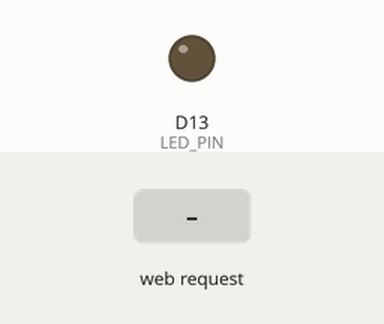
Simulated run of this sketch. Board: Arduino Uno R4 WiFi. Parts: output pins drawn as LEDs (lit = HIGH). Inputs (shaded band) come from the test bench. WiFi joins after 1.5 s; servers stay silent unless stated; what the sketch prints to the serial monitor is not drawn.

Above: at 2.7 s.
2.8 s: HTTP request GET /led/on received
At 3.5 s:
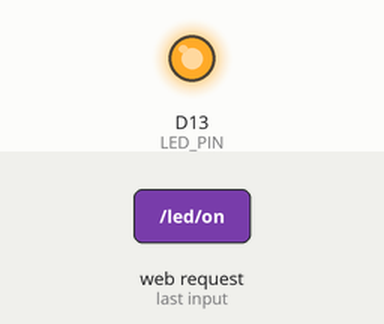
4.3 s: HTTP request GET /led/off received
At 4.7 s:
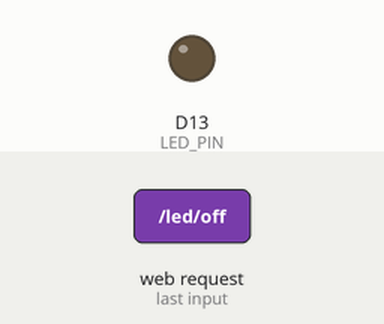
Timing chart, 0 to 7.3 s (numbered marks = the images above; inputs shaded):
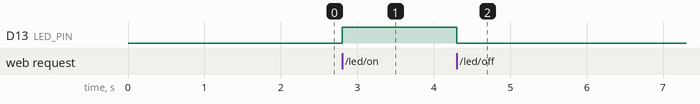

The sketch:

diy18_5.ino
```cpp
// 動手做18-5：使用繼電器控制家電開關

#include <WiFiS3.h>
#define LED_PIN 13

const char *ssid = "Wi-Fi名稱";
const char *password = "Wi-Fi密碼";

WiFiServer server(80);  // 建立網站伺服器物件

void setup() {
  Serial.begin(9600);
  pinMode(LED_PIN, OUTPUT);

  WiFi.begin(ssid, password);  // 連線到Wi-Fi
  while (WiFi.status() != WL_CONNECTED) {
    Serial.print(".");
    delay(100);
  }

  Serial.print("IP位址：");
  Serial.println(WiFi.localIP());
  server.begin();
}

void loop() {
  WiFiClient client = server.available();

  if (client) {  // 若有用戶端連線
    String req = "";
    while (client.connected()) {
      if (client.available()) {
        req = client.readStringUntil('\n');  // 讀取第一行
        break;
      }
    }

    if (req.indexOf("GET /led/on") > -1) {   // 比對文字
      digitalWrite(LED_PIN, HIGH);
    } else if (req.indexOf("GET /led/off") > -1) {
      digitalWrite(LED_PIN, LOW);
    }

    String resp = "HTTP/1.1 200 OK\r\n"
                  "Content-Type: text/html\r\n\r\n"
                  "<!DOCTYPE HTML><html><head><meta charset='utf-8'>"
                  "<meta name='viewport' content='width=device-width, initial-scale=1'>"
                  "<title>網路開關</title></head><body>";

    bool ledState = digitalRead(LED_PIN);   // 讀取LED接腳的狀態
    if (ledState) {  // 若是高電位，代表LED目前是亮著的。
    resp += "<a href='/led/off'>關燈</a>";  // 在內文插入「關燈」的超連結
    } else {
      resp += "<a href='/led/on'>開燈</a>";
    }

    resp += "</body></html>";
    client.println(resp);  // 送出回應和HTML碼
    delay(10);
    client.stop();
  }
}
```

Measured:
- after the input at 2.8 s, D13 (LED_PIN): LOW → HIGH at once
- after the input at 4.3 s, D13 (LED_PIN): HIGH → LOW at once
